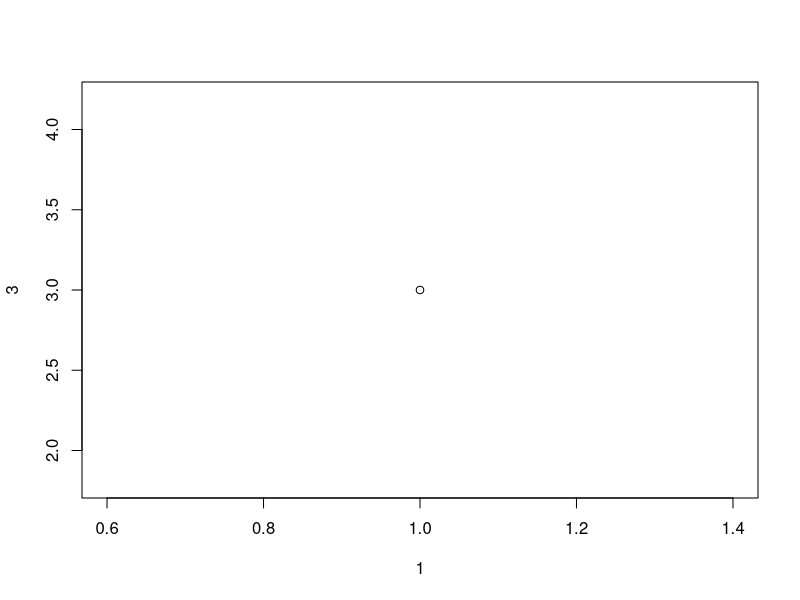
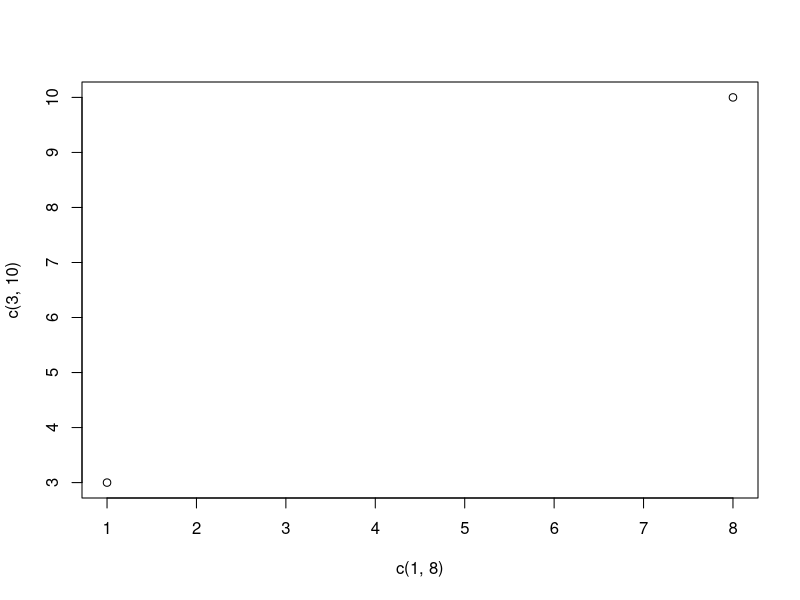
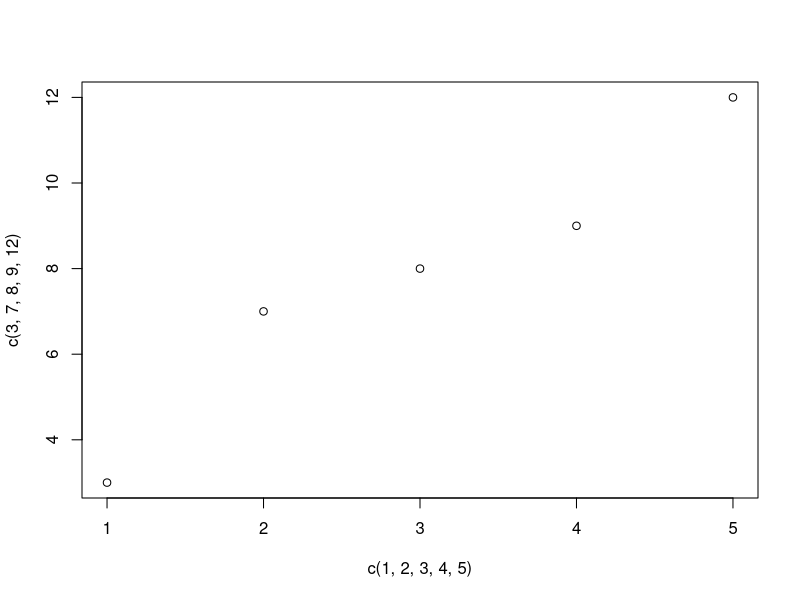
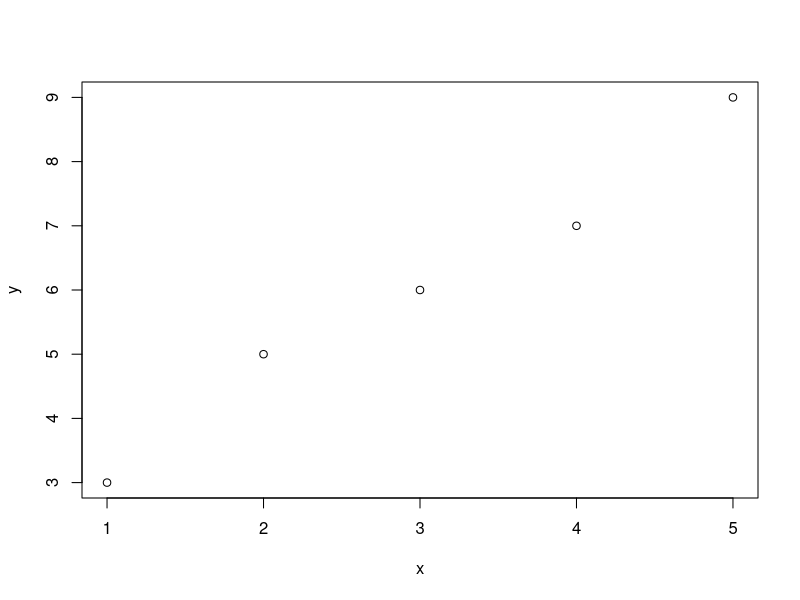
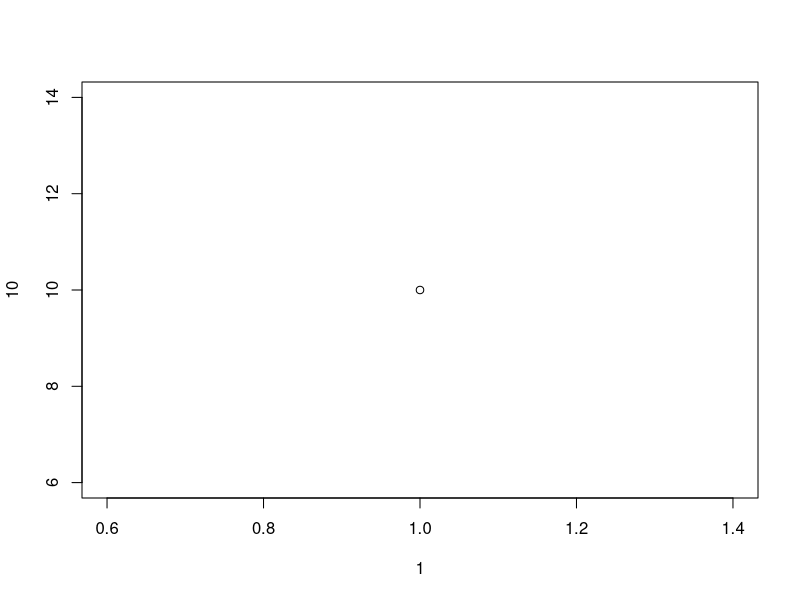
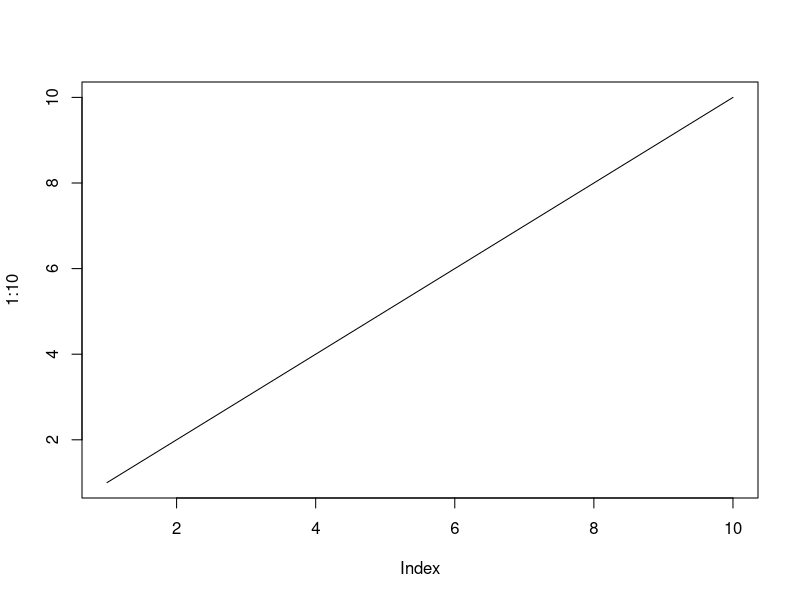

Source code (R) for these figures, in order: (Note: this script raises an error after producing the figures.)
plot(1,3)
plot(c(1,8),c(3,10))
plot(c(1,2,3,4,5),c(3,7,8,9,12))
x<-c(1,2,3,4,5)
y<-c(3,5,6,7,9)
plot(x,y)
plot(1,10)
plot(1:10,type="l")
plot()